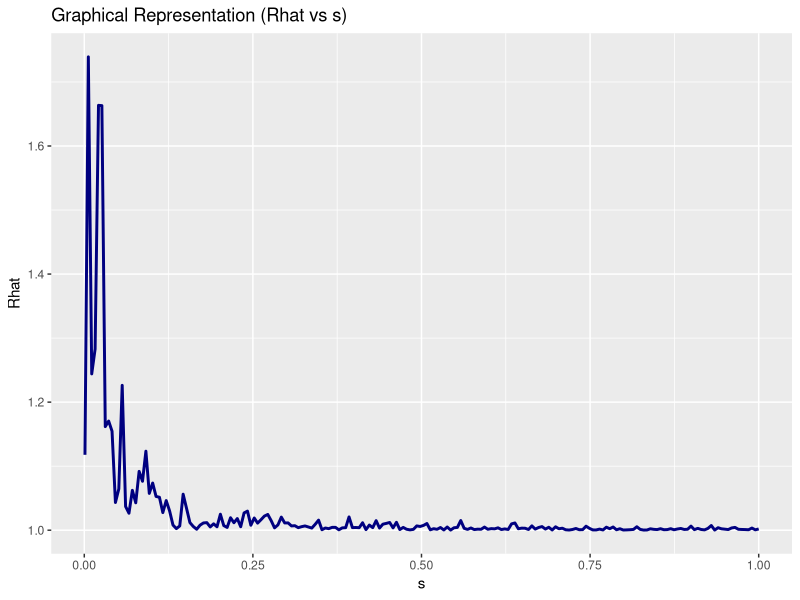

Write R code to recreate this figure.
#Importing the required libraries
library(ggplot2)
library(dplyr)

#Note: Rhat will be used to represent the R̂ diagnostic.

#Taking N = 2000, s = 0.001, and J = 4
N <- 2000
s <- 0.001
J <- 4
#Array containing 200 s values equally spaced between 0.001 and 1 (inclusive)
s_list <- seq(0.001, 1, length.out = 200)

#Defining the function calc_R̂ under the parameters (N,s,J)
calc_Rhat <- function(N, s, J) {
  chains_list <- list()  # A list to store the generated chains
  
  #Generating J chains
  for (i in 1:J) {
    x <- rnorm(1)  #Generating random number x from standard normal distribution
    chain <- c(x)  #Chain with initial value as x
    
    #Generating N values for the chain
    for (j in 2:N) {
      
      #Generating a new value n from normal distribution with mean x and std_dev s
      n <- rnorm(1, mean = x, sd = s)
      
      #Calculating acceptance probability A where A = min(1, f(x(n)) / f(x(x)))
      A <- min(1, exp(-0.5 * (n^2 - x^2)))
      
      #If condition to accept or reject the new value n
      if (runif(1) < A) {
        x <- n
      }
      
      #Append x to the chain after accepting/rejecting n
      chain <- c(chain, x)
    }
    
    #Adding the completed chain to the list of chains
    chains_list[[i]] <- chain
  }
  
  #Rhat calculation procedure when N=2000, s=0.001, and J=4.
  
  Mj <- sapply(chains_list, mean)  #Sample mean of chain j
  
  Vj <- sapply(chains_list, var)   #Within sample variance of chain j
  
  W <- mean(Vj)                     #Overall within sample variance
  
  M <- mean(Mj)                     #Overall sample mean
  
  B <- mean((Mj - M)^2)             #Sample variance
  
  Rhat <- sqrt(B + W / W)           
  
  return(Rhat)
}

#Rhat calculation
Rhat <- calc_Rhat(N, s, J)
cat('Rhat:', Rhat, '\n')

#Calculating the variation of Rhat for s_list
Rhat_values <- sapply(s_list, function(s) calc_Rhat(N, s, J))
#Creating a dataframe for plotting purposes
df <- data.frame(s = s_list, Rhat = Rhat_values)

#Graphical representation of the variation of Rhat over s
#Note: Rhat will be used to represent R̂ on the graph
ggplot(df, aes(x = s, y = Rhat)) +
  geom_line(color = 'navy', linewidth = 1) +
  labs(x = 's', y = 'Rhat', title = 'Graphical Representation (Rhat vs s)')
